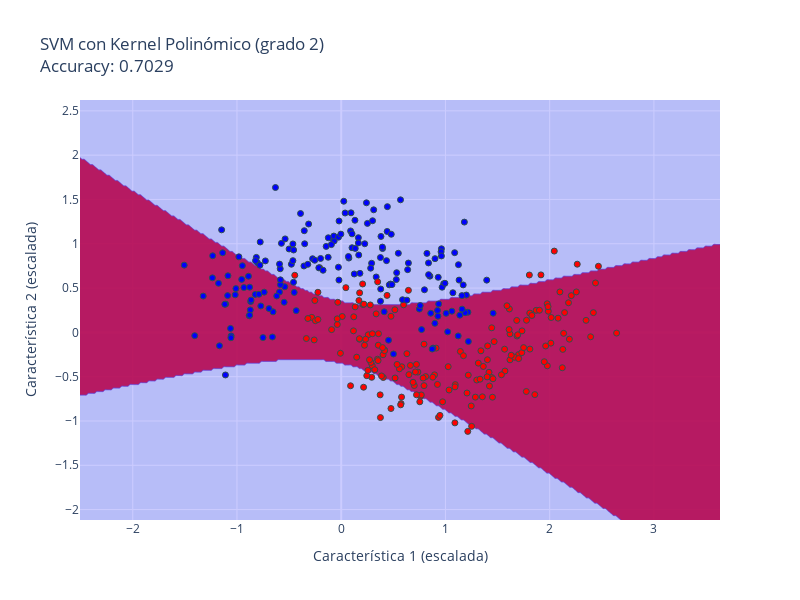

Source (notebook cell):
### Markdown cell above
`Respuesta (grado 1)`: un kernel polinómio de 1, es igual que SVM con Kernel Lineal. Las clases se separan por medio de una línea recta. Tiene cierta efectividad en la clasificación.

### Code cell
svm_poly = SVC(kernel='poly', degree=2, random_state=42)
svm_poly.fit(X_train, y_train)
fig = plot_decision_boundary(svm_poly, X_train, y_train, 'SVM con Kernel Polinómico (grado 2)')
fig.show()

### Figure 1 — Plotly figure (JSON) as saved in the notebook; plotly's stock layout.template omitted (floating-point values rounded to 4 significant figures; data arrays with more than 128 entries replaced by an {"elided": "..."} marker saying what was removed)
{"data": [{"colorscale": [[0, "rgba(0,0,255,0.2)"], [1, "rgba(255,0,0,0.2)"]], "line": {"width": 0}, "showscale": false, "type": "contour", "x": {"elided": "308 float values"}, "y": {"elided": "238 float values"}, "z": {"elided": "238x308 int values"}}, {"marker": {"color": {"elided": "350 int values"}, "colorscale": [[0, "blue"], [1, "red"]], "line": {"color": "DarkSlateGrey", "width": 1}}, "mode": "markers", "showlegend": false, "type": "scatter", "x": {"elided": "350 float values"}, "y": {"elided": "350 float values"}}], "layout": {"height": 600, "title": {"text": "SVM con Kernel Polinómico (grado 2)<br>Accuracy: 0.7029"}, "width": 800, "xaxis": {"title": {"text": "Característica 1 (escalada)"}}, "yaxis": {"title": {"text": "Característica 2 (escalada)"}}}}
